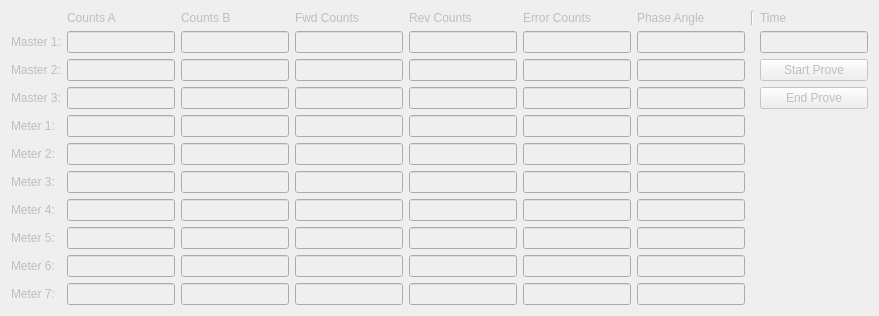
      <widget class="QWidget" name="tab_2">
       <property name="enabled">
        <bool>false</bool>
       </property>
       <attribute name="title">
        <string>Loop 2</string>
       </attribute>
       <layout class="QGridLayout" name="grid_tab2">
        <item row="1" column="1">
         <widget class="QLineEdit" name="loop2a0">
          <property name="readOnly">
           <bool>true</bool>
          </property>
         </widget>
        </item>
        <item row="0" column="3">
         <widget class="QLabel" name="loop2F">
          <property name="text">
           <string>Fwd Counts</string>
          </property>
         </widget>
        </item>
        <item row="1" column="2">
         <widget class="QLineEdit" name="loop2b0">
          <property name="readOnly">
           <bool>true</bool>
          </property>
         </widget>
        </item>
        <item row="0" column="2">
         <widget class="QLabel" name="loop2B">
          <property name="text">
           <string>Counts B</string>
          </property>
         </widget>
        </item>
        <item row="6" column="2">
         <widget class="QLineEdit" name="loop2b3">
          <property name="readOnly">
           <bool>true</bool>
          </property>
         </widget>
        </item>
        <item row="1" column="8">
         <widget class="QLineEdit" name="loop2t0">
          <property name="readOnly">
           <bool>true</bool>
          </property>
         </widget>
        </item>
        <item row="0" column="8">
         <widget class="QLabel" name="loop2time">
          <property name="text">
           <string>Time</string>
          </property>
         </widget>
        </item>
        <item row="0" column="4">
         <widget class="QLabel" name="loop2R">
          <property name="text">
           <string>Rev Counts</string>
          </property>
         </widget>
        </item>
        <item row="0" column="5">
         <widget class="QLabel" name="loop2E">
          <property name="text">
           <string>Error Counts</string>
          </property>
         </widget>
        </item>
        <item row="1" column="5">
         <widget class="QLineEdit" name="loop2e0">
          <property name="readOnly">
           <bool>true</bool>
          </property>
         </widget>
        </item>
        <item row="4" column="2">
         <widget class="QLineEdit" name="loop2b1">
          <property name="readOnly">
           <bool>true</bool>
          </property>
         </widget>
        </item>
        <item row="0" column="6">
         <widget class="QLabel" name="loop2P">
          <property name="text">
           <string>Phase Angle</string>
          </property>
         </widget>
        </item>
        <item row="1" column="3">
         <widget class="QLineEdit" name="loop2f0">
          <property name="readOnly">
           <bool>true</bool>
          </property>
         </widget>
        </item>
        <item row="5" column="8">
         <widget class="QPushButton" name="loop2end">
          <property name="text">
           <string>End Prove</string>
          </property>
         </widget>
        </item>
        <item row="6" column="0">
         <widget class="QLabel" name="loop2meter1">
          <property name="text">
           <string>Meter 1:</string>
          </property>
         </widget>
        </item>
        <item row="10" column="1">
         <widget class="QLineEdit" name="loop2a7">
          <property name="readOnly">
           <bool>true</bool>
          </property>
         </widget>
        </item>
        <item row="7" column="2">
         <widget class="QLineEdit" name="loop2b4">
          <property name="readOnly">
           <bool>true</bool>
          </property>
         </widget>
        </item>
        <item row="8" column="1">
         <widget class="QLineEdit" name="loop2a5">
          <property name="readOnly">
           <bool>true</bool>
          </property>
         </widget>
        </item>
        <item row="0" column="7">
         <widget class="Line" name="loop2line">
          <property name="orientation">
           <enum>Qt::Vertical</enum>
          </property>
         </widget>
        </item>
        <item row="5" column="2">
         <widget class="QLineEdit" name="loop2b2">
          <property name="readOnly">
           <bool>true</bool>
          </property>
         </widget>
        </item>
        <item row="7" column="0">
         <widget class="QLabel" name="loop2meter2">
          <property name="text">
           <string>Meter 2:</string>
          </property>
         </widget>
        </item>
        <item row="4" column="0">
         <widget class="QLabel" name="loop2master2">
          <property name="text">
           <string>Master 2:</string>
          </property>
         </widget>
        </item>
        <item row="12" column="0">
         <widget class="QLabel" name="loop2meter7">
          <property name="text">
           <string>Meter 7:</string>
          </property>
         </widget>
        </item>
        <item row="0" column="1">
         <widget class="QLabel" name="loop2A">
          <property name="text">
           <string>Counts A</string>
          </property>
         </widget>
        </item>
        <item row="12" column="1">
         <widget class="QLineEdit" name="loop2a9">
          <property name="readOnly">
           <bool>true</bool>
          </property>
         </widget>
        </item>
        <item row="9" column="0">
         <widget class="QLabel" name="loop2meter4">
          <property name="text">
           <string>Meter 4:</string>
          </property>
         </widget>
        </item>
        <item row="1" column="6">
         <widget class="QLineEdit" name="loop2p0">
          <property name="readOnly">
           <bool>true</bool>
          </property>
         </widget>
        </item>
        <item row="1" column="4">
         <widget class="QLineEdit" name="loop2r0">
          <property name="readOnly">
           <bool>true</bool>
          </property>
         </widget>
        </item>
        <item row="10" column="0">
         <widget class="QLabel" name="loop2meter5">
          <property name="text">
           <string>Meter 5:</string>
          </property>
         </widget>
        </item>
        <item row="11" column="0">
         <widget class="QLabel" name="loop2meter6">
          <property name="text">
           <string>Meter 6:</string>
          </property>
         </widget>
        </item>
        <item row="11" column="1">
         <widget class="QLineEdit" name="loop2a8">
          <property name="readOnly">
           <bool>true</bool>
          </property>
         </widget>
        </item>
        <item row="5" column="1">
         <widget class="QLineEdit" name="loop2a2">
          <property name="readOnly">
           <bool>true</bool>
          </property>
         </widget>
        </item>
        <item row="7" column="1">
         <widget class="QLineEdit" name="loop2a4">
          <property name="readOnly">
           <bool>true</bool>
          </property>
         </widget>
        </item>
        <item row="5" column="0">
         <widget class="QLabel" name="loop2master3">
          <property name="text">
           <string>Master 3:</string>
          </property>
         </widget>
        </item>
        <item row="1" column="0">
         <widget class="QLabel" name="loop2master1">
          <property name="text">
           <string>Master 1:</string>
          </property>
         </widget>
        </item>
        <item row="4" column="1">
         <widget class="QLineEdit" name="loop2a1">
          <property name="readOnly">
           <bool>true</bool>
          </property>
         </widget>
        </item>
        <item row="9" column="1">
         <widget class="QLineEdit" name="loop2a6">
          <property name="readOnly">
           <bool>true</bool>
          </property>
         </widget>
        </item>
        <item row="6" column="1">
         <widget class="QLineEdit" name="loop2a3">
          <property name="readOnly">
           <bool>true</bool>
          </property>
         </widget>
        </item>
        <item row="8" column="0">
         <widget class="QLabel" name="loop2meter3">
          <property name="text">
           <string>Meter 3:</string>
          </property>
         </widget>
        </item>
        <item row="11" column="3">
         <widget class="QLineEdit" name="loop2f8">
          <property name="readOnly">
           <bool>true</bool>
          </property>
         </widget>
        </item>
        <item row="10" column="3">
         <widget class="QLineEdit" name="loop2f7">
          <property name="readOnly">
           <bool>true</bool>
          </property>
         </widget>
        </item>
        <item row="9" column="3">
         <widget class="QLineEdit" name="loop2f6">
          <property name="readOnly">
           <bool>true</bool>
          </property>
         </widget>
        </item>
        <item row="8" column="3">
         <widget class="QLineEdit" name="loop2f5">
          <property name="readOnly">
           <bool>true</bool>
          </property>
         </widget>
        </item>
        <item row="4" column="4">
         <widget class="QLineEdit" name="loop2r1">
          <property name="readOnly">
           <bool>true</bool>
          </property>
         </widget>
        </item>
        <item row="5" column="4">
         <widget class="QLineEdit" name="loop2r2">
          <property name="readOnly">
           <bool>true</bool>
          </property>
         </widget>
        </item>
        <item row="12" column="3">
         <widget class="QLineEdit" name="loop2f9">
          <property name="readOnly">
           <bool>true</bool>
          </property>
         </widget>
        </item>
        <item row="8" column="4">
         <widget class="QLineEdit" name="loop2r5">
          <property name="readOnly">
           <bool>true</bool>
          </property>
         </widget>
        </item>
        <item row="7" column="4">
         <widget class="QLineEdit" name="loop2r4">
          <property name="readOnly">
           <bool>true</bool>
          </property>
         </widget>
        </item>
        <item row="9" column="4">
         <widget class="QLineEdit" name="loop2r6">
          <property name="readOnly">
           <bool>true</bool>
          </property>
         </widget>
        </item>
        <item row="6" column="4">
         <widget class="QLineEdit" name="loop2r3">
          <property name="readOnly">
           <bool>true</bool>
          </property>
         </widget>
        </item>
        <item row="11" column="4">
         <widget class="QLineEdit" name="loop2r8">
          <property name="readOnly">
           <bool>true</bool>
          </property>
         </widget>
        </item>
        <item row="12" column="4">
         <widget class="QLineEdit" name="loop2r9">
          <property name="readOnly">
           <bool>true</bool>
          </property>
         </widget>
        </item>
        <item row="10" column="4">
         <widget class="QLineEdit" name="loop2r7">
          <property name="readOnly">
           <bool>true</bool>
          </property>
         </widget>
        </item>
        <item row="4" column="5">
         <widget class="QLineEdit" name="loop2e1">
          <property name="readOnly">
           <bool>true</bool>
          </property>
         </widget>
        </item>
        <item row="5" column="5">
         <widget class="QLineEdit" name="loop2e2">
          <property name="readOnly">
           <bool>true</bool>
          </property>
         </widget>
        </item>
        <item row="7" column="5">
         <widget class="QLineEdit" name="loop2e4">
          <property name="readOnly">
           <bool>true</bool>
          </property>
         </widget>
        </item>
        <item row="6" column="5">
         <widget class="QLineEdit" name="loop2e3">
          <property name="readOnly">
           <bool>true</bool>
          </property>
         </widget>
        </item>
        <item row="8" column="5">
         <widget class="QLineEdit" name="loop2e5">
          <property name="readOnly">
           <bool>true</bool>
          </property>
         </widget>
        </item>
        <item row="10" column="5">
         <widget class="QLineEdit" name="loop2e7">
          <property name="readOnly">
           <bool>true</bool>
          </property>
         </widget>
        </item>
        <item row="9" column="5">
         <widget class="QLineEdit" name="loop2e6">
          <property name="readOnly">
           <bool>true</bool>
          </property>
         </widget>
        </item>
        <item row="4" column="6">
         <widget class="QLineEdit" name="loop2p1">
          <property name="readOnly">
           <bool>true</bool>
          </property>
         </widget>
        </item>
        <item row="12" column="5">
         <widget class="QLineEdit" name="loop2e9">
          <property name="readOnly">
           <bool>true</bool>
          </property>
         </widget>
        </item>
        <item row="11" column="5">
         <widget class="QLineEdit" name="loop2e8">
          <property name="readOnly">
           <bool>true</bool>
          </property>
         </widget>
        </item>
        <item row="5" column="6">
         <widget class="QLineEdit" name="loop2p2">
          <property name="readOnly">
           <bool>true</bool>
          </property>
         </widget>
        </item>
        <item row="6" column="6">
         <widget class="QLineEdit" name="loop2p3">
          <property name="readOnly">
           <bool>true</bool>
          </property>
         </widget>
        </item>
        <item row="8" column="6">
         <widget class="QLineEdit" name="loop2p5">
          <property name="readOnly">
           <bool>true</bool>
          </property>
         </widget>
        </item>
        <item row="7" column="6">
         <widget class="QLineEdit" name="loop2p4">
          <property name="readOnly">
           <bool>true</bool>
          </property>
         </widget>
        </item>
        <item row="9" column="6">
         <widget class="QLineEdit" name="loop2p6">
          <property name="readOnly">
           <bool>true</bool>
          </property>
         </widget>
        </item>
        <item row="10" column="6">
         <widget class="QLineEdit" name="loop2p7">
          <property name="readOnly">
           <bool>true</bool>
          </property>
         </widget>
        </item>
        <item row="11" column="6">
         <widget class="QLineEdit" name="loop2p8">
          <property name="readOnly">
           <bool>true</bool>
          </property>
         </widget>
        </item>
        <item row="4" column="8">
         <widget class="QPushButton" name="loop2start">
          <property name="text">
           <string>Start Prove</string>
          </property>
         </widget>
        </item>
        <item row="12" column="6">
         <widget class="QLineEdit" name="loop2p9">
          <property name="readOnly">
           <bool>true</bool>
          </property>
         </widget>
        </item>
        <item row="8" column="2">
         <widget class="QLineEdit" name="loop2b5">
          <property name="readOnly">
           <bool>true</bool>
          </property>
         </widget>
        </item>
        <item row="10" column="2">
         <widget class="QLineEdit" name="loop2b7">
          <property name="readOnly">
           <bool>true</bool>
          </property>
         </widget>
        </item>
        <item row="9" column="2">
         <widget class="QLineEdit" name="loop2b6">
          <property name="readOnly">
           <bool>true</bool>
          </property>
         </widget>
        </item>
        <item row="4" column="3">
         <widget class="QLineEdit" name="loop2f1">
          <property name="readOnly">
           <bool>true</bool>
          </property>
         </widget>
        </item>
        <item row="12" column="2">
         <widget class="QLineEdit" name="loop2b9">
          <property name="readOnly">
           <bool>true</bool>
          </property>
         </widget>
        </item>
        <item row="11" column="2">
         <widget class="QLineEdit" name="loop2b8">
          <property name="readOnly">
           <bool>true</bool>
          </property>
         </widget>
        </item>
        <item row="7" column="3">
         <widget class="QLineEdit" name="loop2f4">
          <property name="readOnly">
           <bool>true</bool>
          </property>
         </widget>
        </item>
        <item row="6" column="3">
         <widget class="QLineEdit" name="loop2f3">
          <property name="readOnly">
           <bool>true</bool>
          </property>
         </widget>
        </item>
        <item row="5" column="3">
         <widget class="QLineEdit" name="loop2f2">
          <property name="readOnly">
           <bool>true</bool>
          </property>
         </widget>
        </item>
       </layout>
      </widget>
